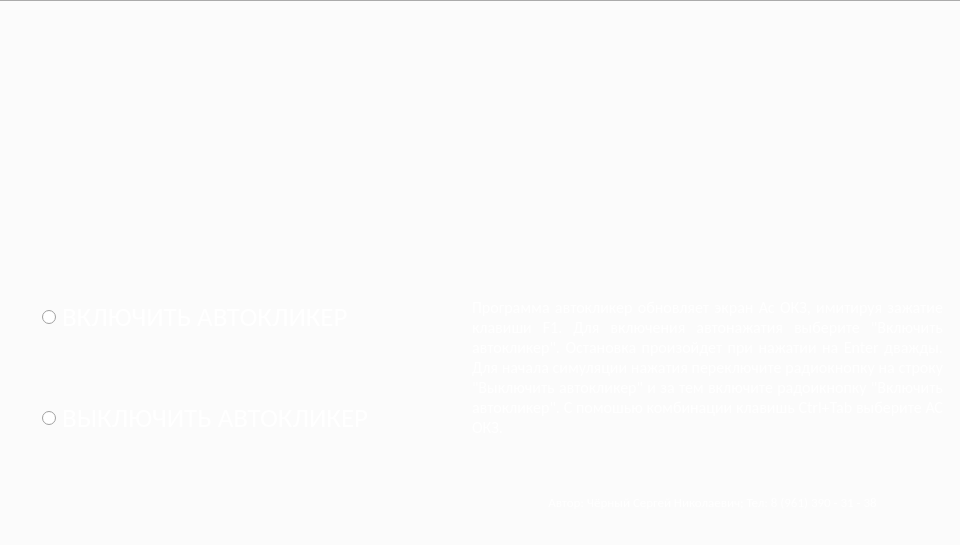
<?xml version="1.0" encoding="UTF-8"?>
<ui version="4.0">
 <class>MainWindow</class>
 <widget class="QMainWindow" name="MainWindow">
  <property name="geometry">
   <rect>
    <x>0</x>
    <y>0</y>
    <width>960</width>
    <height>545</height>
   </rect>
  </property>
  <property name="windowTitle">
   <string>Автокликер V 1.0</string>
  </property>
  <property name="autoFillBackground">
   <bool>true</bool>
  </property>
  <widget class="QWidget" name="centralwidget">
   <widget class="QTabWidget" name="tabWidget">
    <property name="geometry">
     <rect>
      <x>-10</x>
      <y>0</y>
      <width>1241</width>
      <height>801</height>
     </rect>
    </property>
    <property name="font">
     <font>
      <family>Montserrat</family>
      <pointsize>12</pointsize>
      <weight>75</weight>
      <bold>true</bold>
     </font>
    </property>
    <property name="toolTipDuration">
     <number>2</number>
    </property>
    <property name="styleSheet">
     <string notr="true"/>
    </property>
    <property name="tabPosition">
     <enum>QTabWidget::North</enum>
    </property>
    <property name="tabShape">
     <enum>QTabWidget::Triangular</enum>
    </property>
    <property name="currentIndex">
     <number>0</number>
    </property>
    <property name="iconSize">
     <size>
      <width>30</width>
      <height>30</height>
     </size>
    </property>
    <property name="elideMode">
     <enum>Qt::ElideMiddle</enum>
    </property>
    <property name="tabBarAutoHide">
     <bool>true</bool>
    </property>
    <widget class="QWidget" name="tab">
     <attribute name="title">
      <string/>
     </attribute>
     <widget class="QLabel" name="label_7">
      <property name="geometry">
       <rect>
        <x>0</x>
        <y>-20</y>
        <width>981</width>
        <height>581</height>
       </rect>
      </property>
      <property name="text">
       <string/>
      </property>
      <property name="pixmap">
       <pixmap>venv/AutoKlikkerAsOKZ.png</pixmap>
      </property>
     </widget>
     <widget class="QLabel" name="label">
      <property name="geometry">
       <rect>
        <x>480</x>
        <y>240</y>
        <width>471</width>
        <height>251</height>
       </rect>
      </property>
      <property name="font">
       <font>
        <family>Calibri</family>
        <pointsize>12</pointsize>
        <weight>50</weight>
        <bold>false</bold>
       </font>
      </property>
      <property name="layoutDirection">
       <enum>Qt::LeftToRight</enum>
      </property>
      <property name="autoFillBackground">
       <bool>false</bool>
      </property>
      <property name="styleSheet">
       <string notr="true">color: white</string>
      </property>
      <property name="text">
       <string>Программа автокликер обновляет экран Ас ОКЗ, имитируя зажатие клавиши F1. Для включения автонажатия выберите &quot;Включить автокликер&quot;. Остановка произойдет при нажатии на Enter дважды. Для начала симуляции нажатия переключите радиокнопку на строку &quot;Выключить автокликер&quot; и за тем включите радоикнопку &quot;Включить автокликер&quot;. С помошью комбинации клавишь Ctrl+Tab выберите АС ОКЗ.</string>
      </property>
      <property name="alignment">
       <set>Qt::AlignJustify|Qt::AlignVCenter</set>
      </property>
      <property name="wordWrap">
       <bool>true</bool>
      </property>
     </widget>
     <widget class="QWidget" name="gridLayoutWidget">
      <property name="geometry">
       <rect>
        <x>50</x>
        <y>240</y>
        <width>431</width>
        <height>251</height>
       </rect>
      </property>
      <layout class="QGridLayout" name="gridLayout">
       <item row="0" column="0">
        <widget class="QRadioButton" name="On_Klik">
         <property name="font">
          <font>
           <family>Calibri</family>
           <pointsize>20</pointsize>
          </font>
         </property>
         <property name="styleSheet">
          <string notr="true">color: white</string>
         </property>
         <property name="text">
          <string>ВКЛЮЧИТЬ АВТОКЛИКЕР</string>
         </property>
        </widget>
       </item>
       <item row="1" column="0">
        <widget class="QRadioButton" name="Off_Klik">
         <property name="font">
          <font>
           <family>Calibri</family>
           <pointsize>20</pointsize>
          </font>
         </property>
         <property name="styleSheet">
          <string notr="true">color: white</string>
         </property>
         <property name="text">
          <string>ВЫКЛЮЧИТЬ АВТОКЛИКЕР</string>
         </property>
        </widget>
       </item>
      </layout>
     </widget>
     <widget class="QLabel" name="label_2">
      <property name="geometry">
       <rect>
        <x>480</x>
        <y>470</y>
        <width>481</width>
        <height>61</height>
       </rect>
      </property>
      <property name="font">
       <font>
        <family>Calibri</family>
        <pointsize>10</pointsize>
       </font>
      </property>
      <property name="layoutDirection">
       <enum>Qt::LeftToRight</enum>
      </property>
      <property name="autoFillBackground">
       <bool>false</bool>
      </property>
      <property name="styleSheet">
       <string notr="true">color: white</string>
      </property>
      <property name="text">
       <string>Автор: Чёрный Сергей Николаевич; Тел: 8 (961) 390 - 31 - 38</string>
      </property>
      <property name="alignment">
       <set>Qt::AlignCenter</set>
      </property>
      <property name="wordWrap">
       <bool>true</bool>
      </property>
     </widget>
    </widget>
   </widget>
  </widget>
 </widget>
 <resources/>
 <connections/>
</ui>
